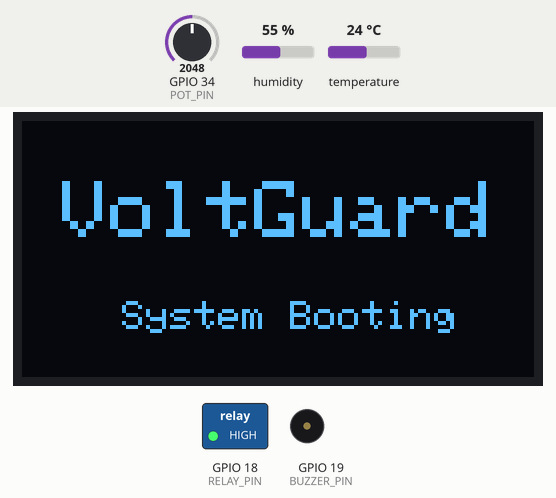
Simulated run of this program. Board: ESP32. On the bench: 128×64 one-colour display, switched loads named in the program (green lamp = pin HIGH), buzzer (waves = sounding). Inputs (shaded band) come from the test bench; at power-on: GPIO 34 (POT_PIN) = 2048, temperature 24 °C, humidity 55 %. WiFi joins after 1.5 s; servers stay silent unless stated; web services answer with replies made up by the test bench; what the program prints to the serial monitor is not drawn.

Above: at 1.6 s.
At 4.7 s:
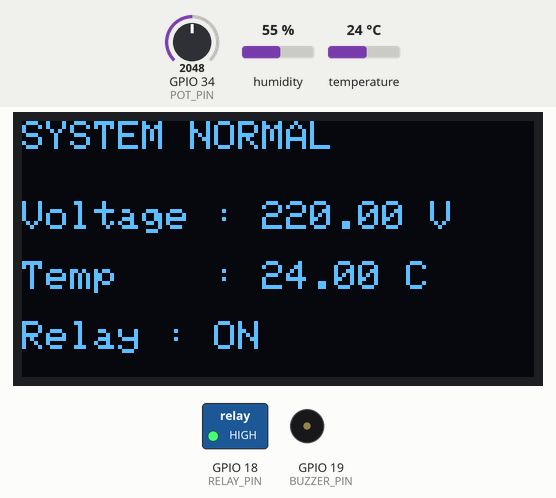
4.8 s: GPIO 34 (POT_PIN) set to 2498
7.1 s: GPIO 34 (POT_PIN) set to 2596
At 8.8 s:
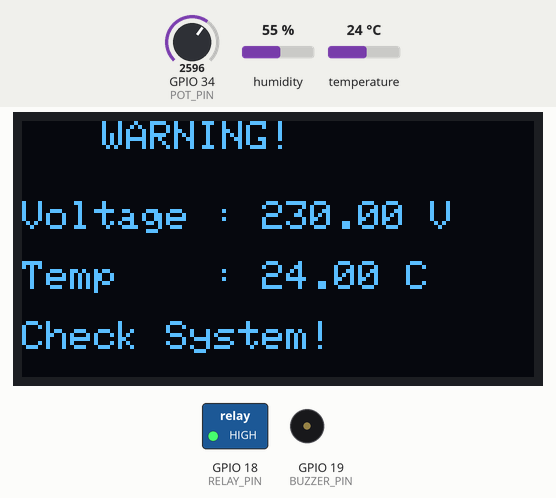
10.8 s: GPIO 34 (POT_PIN) set to 2998
At 12.91 s:
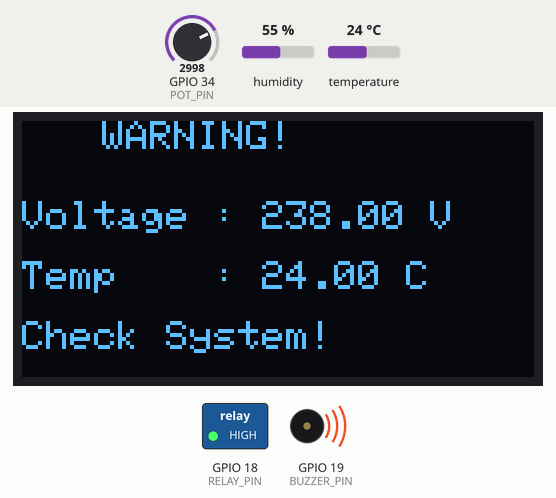
13.2 s: GPIO 34 (POT_PIN) set to 3099
At 15.1 s:
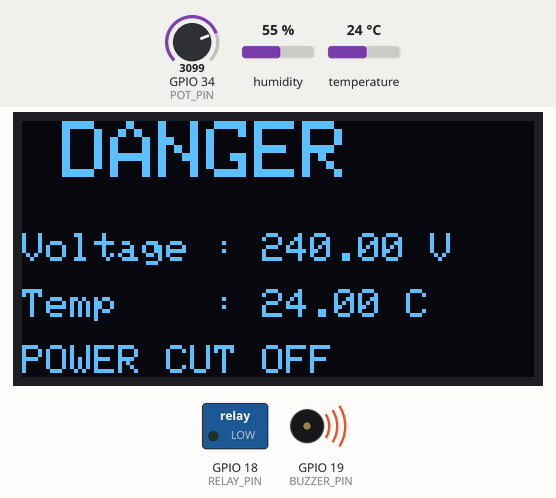
15.5 s: temperature set to 12 °C
At 18.4 s:
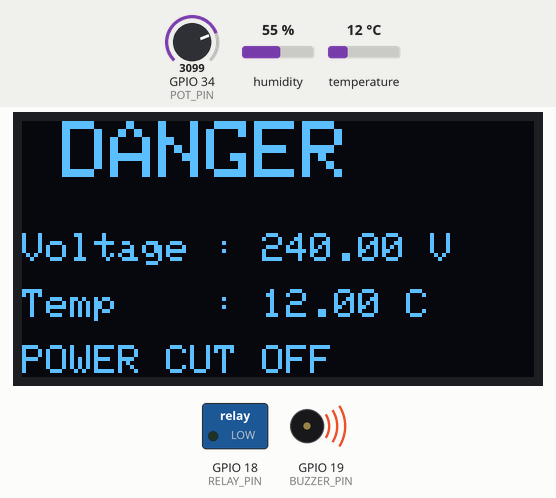
18.8 s: temperature set to 19 °C
Timing chart, 0 to 21.8 s (numbered marks = the images above; inputs shaded):
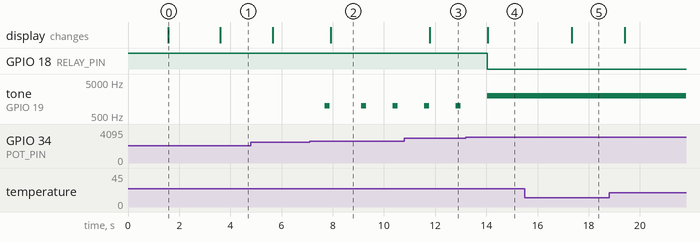

Measured:
- the behaviour switches between 2559 and 2560 on GPIO 34 (POT_PIN) (found by bisection; images 1 and 2)
- the behaviour switches between 3071 and 3072 on GPIO 34 (POT_PIN) (found by bisection; images 3 and 4)
- after the input at 7.1 s, tone on GPIO 19 (BUZZER_PIN): goes 1000 Hz 0.20 s, silent 1.2 s, 1000 Hz 0.20 s, silent 1.0 s, 1000 Hz 0.20 s, then silent, starting after 0.59 s; the display: changes after 0.81 s (image 2)
- after the input at 10.8 s, the display: changes after 1.0 s (image 3)
- after the input at 13.2 s, GPIO 18 (RELAY_PIN): HIGH → LOW after 0.83 s; the display: changes after 0.85 s (image 4)
- after the input at 15.5 s, the display: changes after 1.8 s (image 5)
- what the display in image 0 shows lasts 2.0 s, from 1.6 s to 3.6 s

The program:

main.cpp
```cpp
#include <WiFi.h>
#include <WebServer.h>

#include "telegram_config.h"
#include "telegram_notify.h"

#include <Wire.h>
#include <Adafruit_GFX.h>
#include <Adafruit_SSD1306.h>
#include <DHT.h>

// ======================================
// WIFI
// ======================================

const char* ssid = "NAMA_WIFI";
const char* password = "PASSWORD_WIFI";

WebServer server(80);

// ======================================
// OLED
// ======================================

#define SCREEN_WIDTH 128
#define SCREEN_HEIGHT 64

Adafruit_SSD1306 display(SCREEN_WIDTH, SCREEN_HEIGHT, &Wire, -1);

// ======================================
// DHT
// ======================================

#define DHTPIN 4
#define DHTTYPE DHT22

DHT dht(DHTPIN, DHTTYPE);

// ======================================
// PIN
// ======================================

#define POT_PIN 34
#define RELAY_PIN 18
#define BUZZER_PIN 19

// ======================================
// VARIABLE
// ======================================

float voltage;
float temperature;

const int MAX_LOG_LINES = 8;
String logLines[MAX_LOG_LINES];
int logCount = 0;
String currentStatus = "NORMAL";

// ======================================
// FUNCTION PROTOTYPE
// ======================================

void startupScreen();
void addLog(String message);
void displayNormal();
void displayWarning();
void displayCritical();
void handleRoot();

// ======================================
// LOG FUNCTION
// ======================================

void addLog(String message) {
  if (logCount < MAX_LOG_LINES) {
    logLines[logCount++] = message;
  } else {
    for (int i = 0; i < MAX_LOG_LINES - 1; i++) {
      logLines[i] = logLines[i + 1];
    }
    logLines[MAX_LOG_LINES - 1] = message;
  }
}

// ======================================
// SETUP
// ======================================

void setup() {

  Serial.begin(115200);

  pinMode(RELAY_PIN, OUTPUT);
  pinMode(BUZZER_PIN, OUTPUT);

  digitalWrite(RELAY_PIN, HIGH);
  digitalWrite(BUZZER_PIN, LOW);

  dht.begin();

  // ======================================
  // OLED INIT
  // ======================================

  if (!display.begin(SSD1306_SWITCHCAPVCC, 0x3C)) {
    Serial.println("OLED gagal");
    while (1);
  }

  display.clearDisplay();
  display.setTextSize(1);
  display.setTextColor(WHITE);

  // ======================================
  // WIFI CONNECT
  // ======================================

  WiFi.mode(WIFI_AP_STA);

  const char* wifiSsid = ssid;
  const char* wifiPassword = password;

  if (String(ssid) == "NAMA_WIFI" || String(password) == "PASSWORD_WIFI") {
    Serial.println("Placeholder WiFi credentials detected, using Wokwi-GUEST");
    wifiSsid = "Wokwi-GUEST";
    wifiPassword = "";
  }

  WiFi.begin(wifiSsid, wifiPassword);

  Serial.print("Connecting WiFi");

  unsigned long wifiStart = millis();
  while (WiFi.status() != WL_CONNECTED && millis() - wifiStart < 20000) {
    delay(500);
    Serial.print(".");
  }

  if (WiFi.status() != WL_CONNECTED) {
    Serial.println("");
    Serial.println("WiFi connection failed");
    Serial.println("Check SSID/password or network availability");

    Serial.println("Starting fallback access point VoltGuard-AP...");
    WiFi.softAPConfig(IPAddress(192, 168, 4, 1), IPAddress(192, 168, 4, 1), IPAddress(255, 255, 255, 0));
    WiFi.softAP("VoltGuard-AP");
    delay(500);
    Serial.print("AP IP Address: ");
    Serial.println(WiFi.softAPIP());
  }
  else {
    Serial.println("");
    Serial.println("WiFi Connected");
    Serial.print("IP Address: ");
    Serial.println(WiFi.localIP());
  }

  // ======================================
  // WEB SERVER
  // ======================================

  server.on("/", handleRoot);

  server.begin();

  Serial.println("Web Server Started");
  Serial.print("Access it at http://");
  if (WiFi.status() == WL_CONNECTED) {
    Serial.print(WiFi.localIP());
  } else {
    Serial.print(WiFi.softAPIP());
  }
  Serial.println(":80");
  Serial.println("In Wokwi, this is available via http://localhost:8180");

  addLog("System booted");
  startupScreen();
}

// ======================================
// LOOP
// ======================================

void loop() {
  // ======================================
  // READ TEMPERATURE
  // ======================================

  temperature = dht.readTemperature();

  // ======================================
  // READ POTENTIOMETER
  // ======================================

  int potValue = analogRead(POT_PIN);

  voltage = map(potValue, 0, 4095, 180, 260);

  // ======================================
  // SERIAL MONITOR
  // ======================================

  Serial.print("Voltage: ");
  Serial.print(voltage);
  Serial.print(" V | Temp: ");
  Serial.print(temperature);
  Serial.println(" C");

  String statusNow = "NORMAL";

  // ======================================
  // NORMAL STATE
  // ======================================

  if (voltage < 230 && temperature < 45) {

    digitalWrite(RELAY_PIN, HIGH);

    noTone(BUZZER_PIN);

    displayNormal();
  }

  // ======================================
  // WARNING STATE
  // ======================================

  else if ((voltage >= 230 && voltage < 240) ||
           (temperature >= 45 && temperature < 60)) {

    digitalWrite(RELAY_PIN, HIGH);

    tone(BUZZER_PIN, 1000);
    delay(200);
    noTone(BUZZER_PIN);

    displayWarning();
    statusNow = "WARNING";
  }

  // ======================================
  // CRITICAL STATE
  // ======================================

  else {

    digitalWrite(RELAY_PIN, LOW);

    tone(BUZZER_PIN, 2000);

    displayCritical();
    statusNow = "CRITICAL";
  }

  if (statusNow != currentStatus) {
    currentStatus = statusNow;
    addLog("Status: " + currentStatus + " | V=" + String(voltage, 1) + " | T=" + String(temperature, 1));

    // Kirim notifikasi ke Telegram sesuai konfigurasi (pesan dalam Bahasa Indonesia)
    #if TELEGRAM_ENABLED
    if (currentStatus == "WARNING" && TELEGRAM_NOTIFY_WARNING) {
      sendTelegramNotification("Peringatan: Sistem pada status WARNING\nV=" + String(voltage, 1) + " V | T=" + String(temperature, 1) + " C");
    } else if (currentStatus == "CRITICAL" && TELEGRAM_NOTIFY_CRITICAL) {
      sendTelegramNotification("KRITIS: Kondisi bahaya! Power dip/putus.\nV=" + String(voltage, 1) + " V | T=" + String(temperature, 1) + " C");
    }
    #endif
  }

  // Tangani permintaan web setelah memperbarui variabel sensor
  server.handleClient();

  delay(1000);
}

// ======================================
// STARTUP SCREEN
// ======================================

void startupScreen() {

  display.clearDisplay();

  display.setTextSize(2);
  display.setCursor(10, 15);
  display.println("VoltGuard");

  display.setTextSize(1);
  display.setCursor(25, 45);
  display.println("System Booting");

  display.display();

  delay(2000);
}

// ======================================
// NORMAL DISPLAY
// ======================================

void displayNormal() {

  display.clearDisplay();

  display.setTextSize(1);
  display.setCursor(0, 0);
  display.println("SYSTEM NORMAL");

  display.setCursor(0, 20);
  display.print("Voltage : ");
  display.print(voltage);
  display.println(" V");

  display.setCursor(0, 35);
  display.print("Temp    : ");
  display.print(temperature);
  display.println(" C");

  display.setCursor(0, 50);
  display.println("Relay : ON");

  display.display();
}

// ======================================
// WARNING DISPLAY
// ======================================

void displayWarning() {

  display.clearDisplay();

  display.setTextSize(1);
  display.setCursor(20, 0);
  display.println("WARNING!");

  display.setCursor(0, 20);
  display.print("Voltage : ");
  display.print(voltage);
  display.println(" V");

  display.setCursor(0, 35);
  display.print("Temp    : ");
  display.print(temperature);
  display.println(" C");

  display.setCursor(0, 50);
  display.println("Check System!");

  display.display();
}

// ======================================
// CRITICAL DISPLAY
// ======================================

void displayCritical() {

  display.clearDisplay();

  display.setTextSize(2);
  display.setCursor(10, 0);
  display.println("DANGER");

  display.setTextSize(1);

  display.setCursor(0, 28);
  display.print("Voltage : ");
  display.print(voltage);
  display.println(" V");

  display.setCursor(0, 42);
  display.print("Temp    : ");
  display.print(temperature);
  display.println(" C");

  display.setCursor(0, 56);
  display.println("POWER CUT OFF");

  display.display();
}

// ======================================
// WEB SERVER PAGE
// ======================================

void handleRoot() {

  String statusSystem;

  if (voltage < 230 && temperature < 45) {
    statusSystem = "NORMAL";
  }
  else if ((voltage >= 230 && voltage < 240) ||
           (temperature >= 45 && temperature < 60)) {
    statusSystem = "WARNING";
  }
  else {
    statusSystem = "CRITICAL";
  }

  String statusClass = "normal";
  if (statusSystem == "WARNING") {
    statusClass = "warning";
  }
  else if (statusSystem == "CRITICAL") {
    statusClass = "critical";
  }

  String html = R"rawliteral(

<!DOCTYPE html>
<html>

<head>

<meta charset="UTF-8">
<meta http-equiv="refresh" content="2">

<title>VoltGuard ESP32</title>

<style>
  :root {
    --bg: #0f172a;
    --card: #111827;
    --text: #f8fafc;
    --muted: #94a3b8;
    --normal: #22c55e;
    --warning: #f59e0b;
    --critical: #ef4444;
    --accent: #38bdf8;
  }

  * { box-sizing: border-box; }

  body {
    margin: 0;
    background: linear-gradient(135deg, var(--bg), #1e293b);
    color: var(--text);
    font-family: Arial, sans-serif;
    text-align: center;
    padding: 24px 16px;
  }

  .container {
    max-width: 420px;
    margin: 0 auto;
  }

  h1 {
    margin: 0 0 8px;
    font-size: 28px;
    color: var(--accent);
  }

  .subtitle {
    margin: 0 0 20px;
    color: var(--muted);
    font-size: 14px;
  }

  .card {
    background: rgba(17, 24, 39, 0.95);
    border: 1px solid rgba(255,255,255,0.08);
    box-shadow: 0 8px 24px rgba(0,0,0,0.25);
    padding: 18px;
    border-radius: 16px;
    margin-bottom: 14px;
  }

  .card h2 {
    margin: 0 0 10px;
    font-size: 16px;
    color: var(--muted);
    text-transform: uppercase;
    letter-spacing: 1px;
  }

  .value {
    font-size: 32px;
    font-weight: bold;
    margin-top: 6px;
  }

  .status-normal { color: var(--normal); }
  .status-warning { color: var(--warning); }
  .status-critical { color: var(--critical); }

  .badge {
    display: inline-block;
    padding: 6px 12px;
    border-radius: 999px;
    font-weight: bold;
    margin-top: 4px;
    background: rgba(56, 189, 248, 0.16);
    color: var(--accent);
  }

  .log-list {
    text-align: left;
    margin-top: 6px;
  }

  .log-item {
    padding: 8px 10px;
    margin-bottom: 8px;
    border-radius: 10px;
    background: rgba(255,255,255,0.06);
    font-size: 14px;
    color: var(--text);
  }
</style>

</head>

<body>
  <div class="container">
    <h1>VoltGuard ESP32</h1>
    <p class="subtitle">Monitoring sistem listrik dan suhu</p>

    <div class="card">
      <h2>Status Sistem</h2>
      <div class="value status-)rawliteral";

  html += statusClass;

  html += R"rawliteral(
">
)rawliteral";

  html += statusSystem;

  html += R"rawliteral(
</div>
      <div class="badge">Realtime Monitoring</div>
    </div>

    <div class="card">
      <h2>Voltage</h2>
      <div class="value">
)rawliteral";

  html += String(voltage);

  html += R"rawliteral(
 V
</div>
    </div>

    <div class="card">
      <h2>Temperature</h2>
      <div class="value">
)rawliteral";

  html += String(temperature);

  html += R"rawliteral(
 °C
</div>
    </div>

    <div class="card">
      <h2>Log Aktivitas</h2>
      <div class="log-list">
)rawliteral";

  if (logCount == 0) {
    html += "<div class=\"log-item\">Belum ada log</div>";
  } else {
    for (int i = logCount - 1; i >= 0; i--) {
      html += "<div class=\"log-item\">" + logLines[i] + "</div>";
    }
  }

  html += R"rawliteral(
      </div>
    </div>
  </div>
</body>
</html>

)rawliteral";

  server.send(200, "text/html", html);
}
```

telegram_config.h
```cpp
// Konfigurasi notifikasi Telegram (Bahasa Indonesia)
// Isi TELEGRAM_BOT_TOKEN dan TELEGRAM_CHAT_ID dengan data bot Anda.

#ifndef TELEGRAM_CONFIG_H
#define TELEGRAM_CONFIG_H

// Aktifkan/Non-aktifkan notifikasi Telegram
#define TELEGRAM_ENABLED 1

// Token bot Telegram: ganti dengan token Anda (contoh: "123456:ABC-DEF1234ghIkl-zyx57W2v1u123ew11")
#define TELEGRAM_BOT_TOKEN "8979405099:AAG6Yoza-gOTIyjOX9o04BAVA7m036tjupI"

// Chat ID tujuan: ganti dengan chat id atau user id yang akan menerima notifikasi
#define TELEGRAM_CHAT_ID "1218941164"

// Atur apakah ingin menerima notifikasi untuk level WARNING & CRITICAL
#define TELEGRAM_NOTIFY_WARNING 1
#define TELEGRAM_NOTIFY_CRITICAL 1

#endif // TELEGRAM_CONFIG_H
```

telegram_notify.cpp
```cpp
#include "telegram_notify.h"
#include "telegram_config.h"

#include <WiFi.h>
#include <HTTPClient.h>
#include <WiFiClientSecure.h>

// Encode URL sederhana
static String urlEncode(const String &str) {
  String encoded = "";
  char buf[4];
  for (size_t i = 0; i < str.length(); i++) {
    char c = str[i];
    if (('a' <= c && c <= 'z') || ('A' <= c && c <= 'Z') || ('0' <= c && c <= '9') || c == '-' || c == '_' || c == '.' || c == '~') {
      encoded += c;
    } else if (c == ' ') {
      encoded += "%20";
    } else {
      snprintf(buf, sizeof(buf), "%%%02X", (unsigned char)c);
      encoded += buf;
    }
  }
  return encoded;
}

void sendTelegramNotification(String message) {
#if TELEGRAM_ENABLED
  if (WiFi.status() != WL_CONNECTED) return;

  WiFiClientSecure client;
  client.setInsecure(); // Melewati verifikasi sertifikat (lebih sederhana untuk prototyping)

  HTTPClient https;

  String url = "https://api.telegram.org/bot";
  url += TELEGRAM_BOT_TOKEN;
  url += "/sendMessage?chat_id=";
  url += TELEGRAM_CHAT_ID;
  url += "&text=";
  url += urlEncode(message);

  if (https.begin(client, url)) {
    int httpCode = https.GET();
    if (httpCode <= 0) {
      // gagal mengirim, bisa ditambahkan retry atau log
    }
    https.end();
  }
#endif
}
```

telegram_notify.h
```cpp
#ifndef TELEGRAM_NOTIFY_H
#define TELEGRAM_NOTIFY_H

#include <Arduino.h>

// Kirim notifikasi ke Telegram (fungsi ringkas untuk ESP32 dengan framework Arduino)
void sendTelegramNotification(String message);

#endif // TELEGRAM_NOTIFY_H
```
